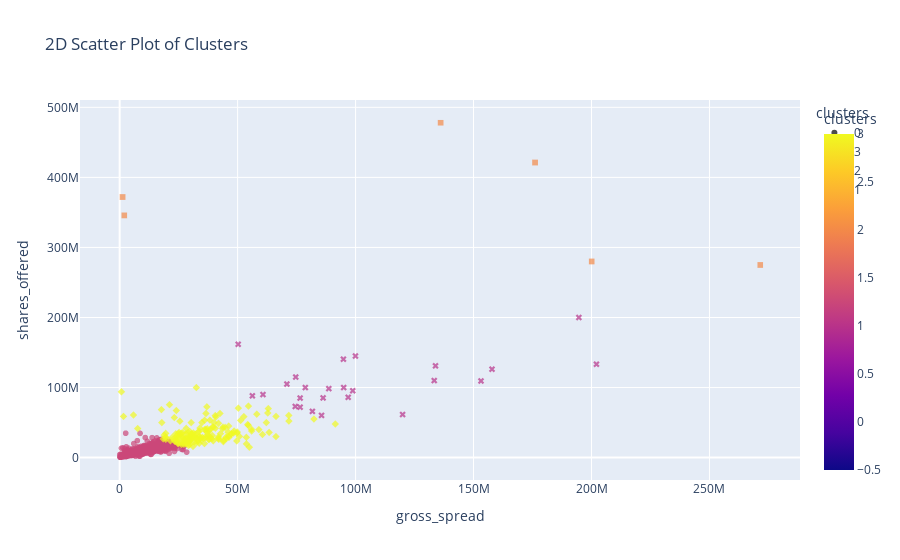
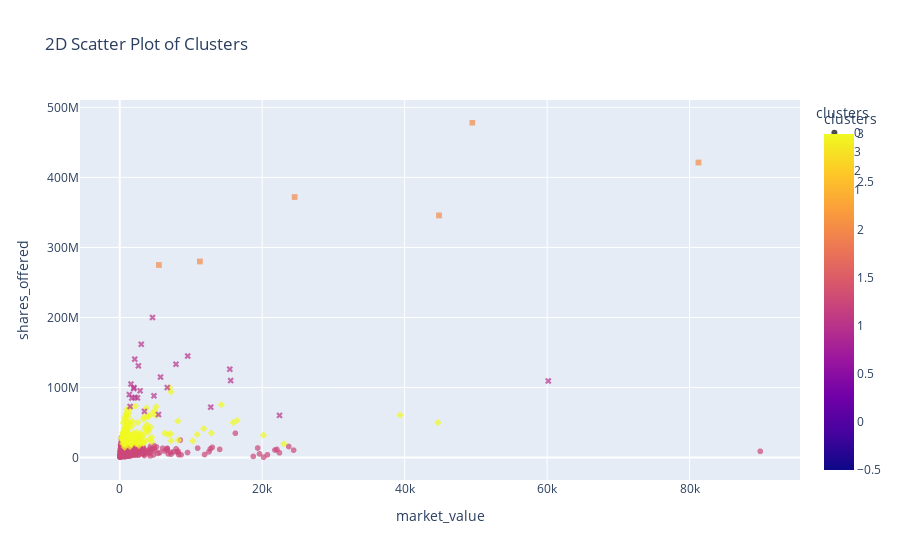
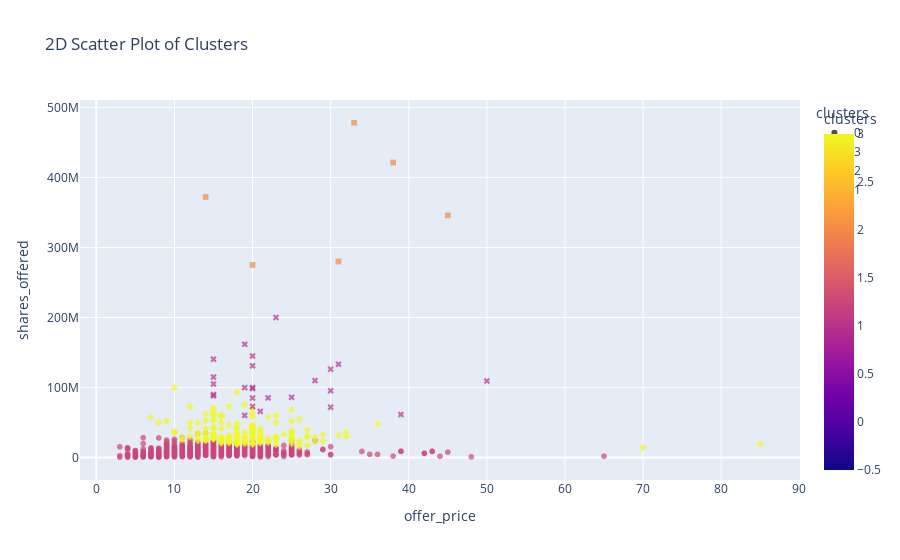
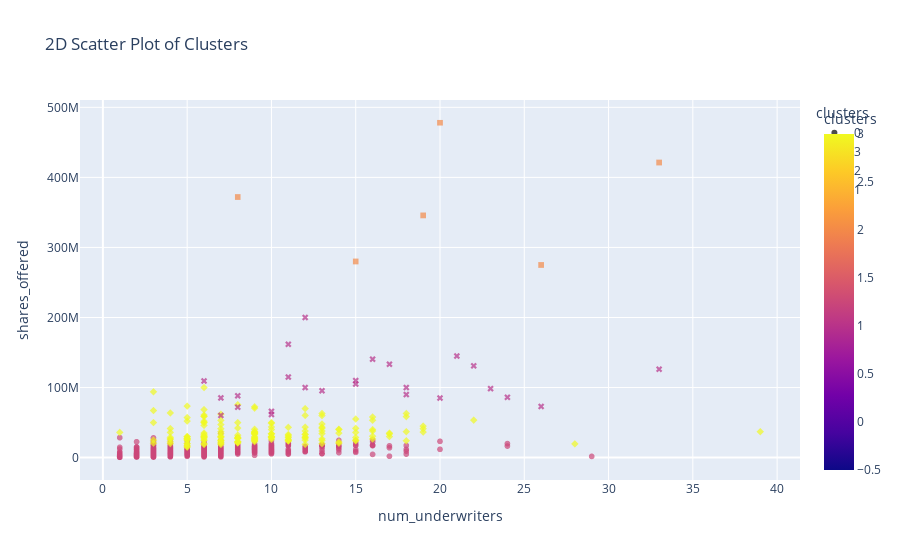

Notebook cell for these charts, in order:
### Code cell
for i in numerical_columns:
    if i!= 'shares_offered':
        fig = px.scatter(df, x=i, y='shares_offered', color='clusters',
                        symbol='clusters', opacity=0.7, size_max=10,
                        title='2D Scatter Plot of Clusters', color_discrete_sequence=px.colors.qualitative.Set1)
        fig.show()
        fig.write_html(f"2d_scatter_plot_{i}.html")

### Figure 1 — Plotly figure (JSON) as saved in the notebook; plotly's stock layout.template omitted (floating-point values rounded to 4 significant figures; data arrays with more than 128 entries replaced by an {"elided": "..."} marker saying what was removed)
{"data": [{"hovertemplate": "clusters=%{marker.color}<br>gross_spread=%{x}<br>shares_offered=%{y}<extra></extra>", "legendgroup": "0", "marker": {"color": {"elided": "1105 int values"}, "coloraxis": "coloraxis", "opacity": 0.7, "symbol": "circle"}, "mode": "markers", "name": "0", "showlegend": true, "type": "scattergl", "x": {"elided": "1105 int values"}, "xaxis": "x", "y": {"elided": "1105 int values"}, "yaxis": "y"}, {"hovertemplate": "clusters=%{marker.color}<br>gross_spread=%{x}<br>shares_offered=%{y}<extra></extra>", "legendgroup": "3", "marker": {"color": {"elided": "171 int values"}, "coloraxis": "coloraxis", "opacity": 0.7, "symbol": "diamond"}, "mode": "markers", "name": "3", "showlegend": true, "type": "scattergl", "x": {"elided": "171 int values"}, "xaxis": "x", "y": {"elided": "171 int values"}, "yaxis": "y"}, {"hovertemplate": "clusters=%{marker.color}<br>gross_spread=%{x}<br>shares_offered=%{y}<extra></extra>", "legendgroup": "2", "marker": {"color": [2, 2, 2, 2, 2, 2], "coloraxis": "coloraxis", "opacity": 0.7, "symbol": "square"}, "mode": "markers", "name": "2", "showlegend": true, "type": "scattergl", "x": [176075651, 1232159, 200083016, 1960858, 271530000, 136050750], "xaxis": "x", "y": [421233615, 371967861, 280000000, 345750000, 275000000, 478000000], "yaxis": "y"}, {"hovertemplate": "clusters=%{marker.color}<br>gross_spread=%{x}<br>shares_offered=%{y}<extra></extra>", "legendgroup": "1", "marker": {"color": [1, 1, 1, 1, 1, 1, 1, 1, 1, 1, 1, 1, 1, 1, 1, 1, 1, 1, 1, 1, 1, 1, 1, 1, 1], "coloraxis": "coloraxis", "opacity": 0.7, "symbol": "x"}, "mode": "markers", "name": "1", "showlegend": true, "type": "scattergl", "x": [194647344, 88650000, 99945300, 76500000, 74430000, 70875000, 94837500, 94964203, 60750000, 96862500, 133875000, 98807931, 74628994, 56249813, 157828875, 202093334, 85570063, 133331000, 81691170, 119935803, 78688750, 86236260, 50236824, 76500000, 153160000], "xaxis": "x", "y": [200000000, 98500000, 145000000, 85000000, 73000000, 105000000, 140500000, 100000000, 90000000, 86100000, 131000000, 95466600, 115000000, 88235000, 126200000, 133333334, 60250000, 110000000, 66000000, 61520912, 100000000, 85250000, 161764700, 72000000, 109400000], "yaxis": "y"}], "layout": {"coloraxis": {"colorbar": {"title": {"text": "clusters"}}, "colorscale": [[0, "#0d0887"], [0.1111, "#46039f"], [0.2222, "#7201a8"], [0.3333, "#9c179e"], [0.4444, "#bd3786"], [0.5556, "#d8576b"], [0.6667, "#ed7953"], [0.7778, "#fb9f3a"], [0.8889, "#fdca26"], [1, "#f0f921"]]}, "legend": {"title": {"text": "clusters"}, "tracegroupgap": 0}, "title": {"text": "2D Scatter Plot of Clusters"}, "xaxis": {"anchor": "y", "domain": [0, 1], "title": {"text": "gross_spread"}}, "yaxis": {"anchor": "x", "domain": [0, 1], "title": {"text": "shares_offered"}}}}

### Figure 2 — Plotly figure (JSON) as saved in the notebook; plotly's stock layout.template omitted (floating-point values rounded to 4 significant figures; data arrays with more than 128 entries replaced by an {"elided": "..."} marker saying what was removed)
{"data": [{"hovertemplate": "clusters=%{marker.color}<br>market_value=%{x}<br>shares_offered=%{y}<extra></extra>", "legendgroup": "0", "marker": {"color": {"elided": "1105 int values"}, "coloraxis": "coloraxis", "opacity": 0.7, "symbol": "circle"}, "mode": "markers", "name": "0", "showlegend": true, "type": "scattergl", "x": {"elided": "1105 int values"}, "xaxis": "x", "y": {"elided": "1105 int values"}, "yaxis": "y"}, {"hovertemplate": "clusters=%{marker.color}<br>market_value=%{x}<br>shares_offered=%{y}<extra></extra>", "legendgroup": "3", "marker": {"color": {"elided": "171 int values"}, "coloraxis": "coloraxis", "opacity": 0.7, "symbol": "diamond"}, "mode": "markers", "name": "3", "showlegend": true, "type": "scattergl", "x": {"elided": "171 int values"}, "xaxis": "x", "y": {"elided": "171 int values"}, "yaxis": "y"}, {"hovertemplate": "clusters=%{marker.color}<br>market_value=%{x}<br>shares_offered=%{y}<extra></extra>", "legendgroup": "2", "marker": {"color": [2, 2, 2, 2, 2, 2], "coloraxis": "coloraxis", "opacity": 0.7, "symbol": "square"}, "mode": "markers", "name": "2", "showlegend": true, "type": "scattergl", "x": [81247, 24554, 11257, 44820, 5500, 49500], "xaxis": "x", "y": [421233615, 371967861, 280000000, 345750000, 275000000, 478000000], "yaxis": "y"}, {"hovertemplate": "clusters=%{marker.color}<br>market_value=%{x}<br>shares_offered=%{y}<extra></extra>", "legendgroup": "1", "marker": {"color": [1, 1, 1, 1, 1, 1, 1, 1, 1, 1, 1, 1, 1, 1, 1, 1, 1, 1, 1, 1, 1, 1, 1, 1, 1], "coloraxis": "coloraxis", "opacity": 0.7, "symbol": "x"}, "mode": "markers", "name": "1", "showlegend": true, "type": "scattergl", "x": [4607, 1970, 9546, 1700, 1460, 1575, 2108, 2000, 1350, 2153, 2620, 2864, 5727, 4809, 15456, 7895, 22434, 15573, 3465, 5444, 6671, 2488, 3022, 12776, 60162], "xaxis": "x", "y": [200000000, 98500000, 145000000, 85000000, 73000000, 105000000, 140500000, 100000000, 90000000, 86100000, 131000000, 95466600, 115000000, 88235000, 126200000, 133333334, 60250000, 110000000, 66000000, 61520912, 100000000, 85250000, 161764700, 72000000, 109400000], "yaxis": "y"}], "layout": {"coloraxis": {"colorbar": {"title": {"text": "clusters"}}, "colorscale": [[0, "#0d0887"], [0.1111, "#46039f"], [0.2222, "#7201a8"], [0.3333, "#9c179e"], [0.4444, "#bd3786"], [0.5556, "#d8576b"], [0.6667, "#ed7953"], [0.7778, "#fb9f3a"], [0.8889, "#fdca26"], [1, "#f0f921"]]}, "legend": {"title": {"text": "clusters"}, "tracegroupgap": 0}, "title": {"text": "2D Scatter Plot of Clusters"}, "xaxis": {"anchor": "y", "domain": [0, 1], "title": {"text": "market_value"}}, "yaxis": {"anchor": "x", "domain": [0, 1], "title": {"text": "shares_offered"}}}}

### Figure 3 — Plotly figure (JSON) as saved in the notebook; plotly's stock layout.template omitted (floating-point values rounded to 4 significant figures; data arrays with more than 128 entries replaced by an {"elided": "..."} marker saying what was removed)
{"data": [{"hovertemplate": "clusters=%{marker.color}<br>offer_price=%{x}<br>shares_offered=%{y}<extra></extra>", "legendgroup": "0", "marker": {"color": {"elided": "1105 int values"}, "coloraxis": "coloraxis", "opacity": 0.7, "symbol": "circle"}, "mode": "markers", "name": "0", "showlegend": true, "type": "scattergl", "x": {"elided": "1105 int values"}, "xaxis": "x", "y": {"elided": "1105 int values"}, "yaxis": "y"}, {"hovertemplate": "clusters=%{marker.color}<br>offer_price=%{x}<br>shares_offered=%{y}<extra></extra>", "legendgroup": "3", "marker": {"color": {"elided": "171 int values"}, "coloraxis": "coloraxis", "opacity": 0.7, "symbol": "diamond"}, "mode": "markers", "name": "3", "showlegend": true, "type": "scattergl", "x": {"elided": "171 int values"}, "xaxis": "x", "y": {"elided": "171 int values"}, "yaxis": "y"}, {"hovertemplate": "clusters=%{marker.color}<br>offer_price=%{x}<br>shares_offered=%{y}<extra></extra>", "legendgroup": "2", "marker": {"color": [2, 2, 2, 2, 2, 2], "coloraxis": "coloraxis", "opacity": 0.7, "symbol": "square"}, "mode": "markers", "name": "2", "showlegend": true, "type": "scattergl", "x": [38, 14, 31, 45, 20, 33], "xaxis": "x", "y": [421233615, 371967861, 280000000, 345750000, 275000000, 478000000], "yaxis": "y"}, {"hovertemplate": "clusters=%{marker.color}<br>offer_price=%{x}<br>shares_offered=%{y}<extra></extra>", "legendgroup": "1", "marker": {"color": [1, 1, 1, 1, 1, 1, 1, 1, 1, 1, 1, 1, 1, 1, 1, 1, 1, 1, 1, 1, 1, 1, 1, 1, 1], "coloraxis": "coloraxis", "opacity": 0.7, "symbol": "x"}, "mode": "markers", "name": "1", "showlegend": true, "type": "scattergl", "x": [23, 20, 20, 20, 20, 15, 15, 20, 15, 25, 20, 30, 15, 15, 30, 31, 19, 28, 21, 39, 19, 22, 19, 30, 50], "xaxis": "x", "y": [200000000, 98500000, 145000000, 85000000, 73000000, 105000000, 140500000, 100000000, 90000000, 86100000, 131000000, 95466600, 115000000, 88235000, 126200000, 133333334, 60250000, 110000000, 66000000, 61520912, 100000000, 85250000, 161764700, 72000000, 109400000], "yaxis": "y"}], "layout": {"coloraxis": {"colorbar": {"title": {"text": "clusters"}}, "colorscale": [[0, "#0d0887"], [0.1111, "#46039f"], [0.2222, "#7201a8"], [0.3333, "#9c179e"], [0.4444, "#bd3786"], [0.5556, "#d8576b"], [0.6667, "#ed7953"], [0.7778, "#fb9f3a"], [0.8889, "#fdca26"], [1, "#f0f921"]]}, "legend": {"title": {"text": "clusters"}, "tracegroupgap": 0}, "title": {"text": "2D Scatter Plot of Clusters"}, "xaxis": {"anchor": "y", "domain": [0, 1], "title": {"text": "offer_price"}}, "yaxis": {"anchor": "x", "domain": [0, 1], "title": {"text": "shares_offered"}}}}

### Figure 4 — Plotly figure (JSON) as saved in the notebook; plotly's stock layout.template omitted (floating-point values rounded to 4 significant figures; data arrays with more than 128 entries replaced by an {"elided": "..."} marker saying what was removed)
{"data": [{"hovertemplate": "clusters=%{marker.color}<br>num_underwriters=%{x}<br>shares_offered=%{y}<extra></extra>", "legendgroup": "0", "marker": {"color": {"elided": "1105 int values"}, "coloraxis": "coloraxis", "opacity": 0.7, "symbol": "circle"}, "mode": "markers", "name": "0", "showlegend": true, "type": "scattergl", "x": {"elided": "1105 int values"}, "xaxis": "x", "y": {"elided": "1105 int values"}, "yaxis": "y"}, {"hovertemplate": "clusters=%{marker.color}<br>num_underwriters=%{x}<br>shares_offered=%{y}<extra></extra>", "legendgroup": "3", "marker": {"color": {"elided": "171 int values"}, "coloraxis": "coloraxis", "opacity": 0.7, "symbol": "diamond"}, "mode": "markers", "name": "3", "showlegend": true, "type": "scattergl", "x": {"elided": "171 int values"}, "xaxis": "x", "y": {"elided": "171 int values"}, "yaxis": "y"}, {"hovertemplate": "clusters=%{marker.color}<br>num_underwriters=%{x}<br>shares_offered=%{y}<extra></extra>", "legendgroup": "2", "marker": {"color": [2, 2, 2, 2, 2, 2], "coloraxis": "coloraxis", "opacity": 0.7, "symbol": "square"}, "mode": "markers", "name": "2", "showlegend": true, "type": "scattergl", "x": [33, 8, 15, 19, 26, 20], "xaxis": "x", "y": [421233615, 371967861, 280000000, 345750000, 275000000, 478000000], "yaxis": "y"}, {"hovertemplate": "clusters=%{marker.color}<br>num_underwriters=%{x}<br>shares_offered=%{y}<extra></extra>", "legendgroup": "1", "marker": {"color": [1, 1, 1, 1, 1, 1, 1, 1, 1, 1, 1, 1, 1, 1, 1, 1, 1, 1, 1, 1, 1, 1, 1, 1, 1], "coloraxis": "coloraxis", "opacity": 0.7, "symbol": "x"}, "mode": "markers", "name": "1", "showlegend": true, "type": "scattergl", "x": [12, 23, 21, 20, 26, 15, 16, 18, 18, 24, 22, 13, 11, 8, 33, 17, 7, 15, 10, 10, 12, 7, 11, 8, 6], "xaxis": "x", "y": [200000000, 98500000, 145000000, 85000000, 73000000, 105000000, 140500000, 100000000, 90000000, 86100000, 131000000, 95466600, 115000000, 88235000, 126200000, 133333334, 60250000, 110000000, 66000000, 61520912, 100000000, 85250000, 161764700, 72000000, 109400000], "yaxis": "y"}], "layout": {"coloraxis": {"colorbar": {"title": {"text": "clusters"}}, "colorscale": [[0, "#0d0887"], [0.1111, "#46039f"], [0.2222, "#7201a8"], [0.3333, "#9c179e"], [0.4444, "#bd3786"], [0.5556, "#d8576b"], [0.6667, "#ed7953"], [0.7778, "#fb9f3a"], [0.8889, "#fdca26"], [1, "#f0f921"]]}, "legend": {"title": {"text": "clusters"}, "tracegroupgap": 0}, "title": {"text": "2D Scatter Plot of Clusters"}, "xaxis": {"anchor": "y", "domain": [0, 1], "title": {"text": "num_underwriters"}}, "yaxis": {"anchor": "x", "domain": [0, 1], "title": {"text": "shares_offered"}}}}
